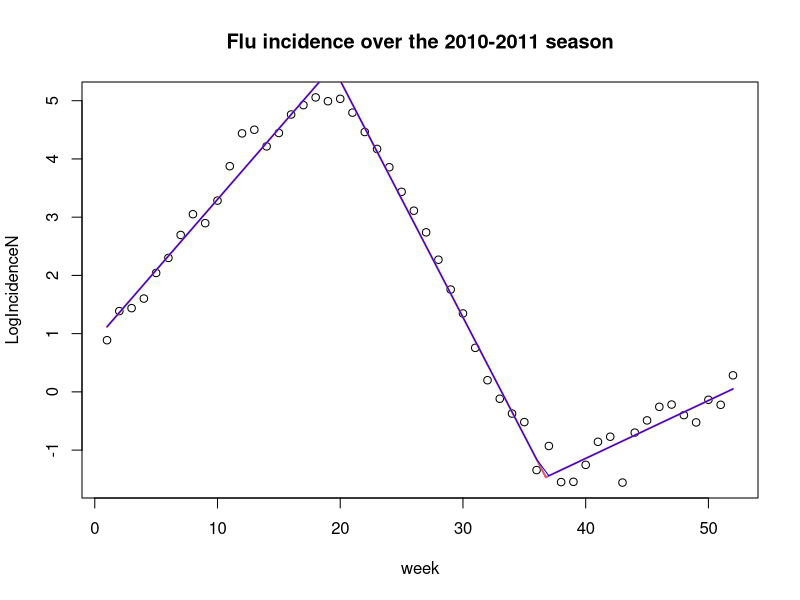
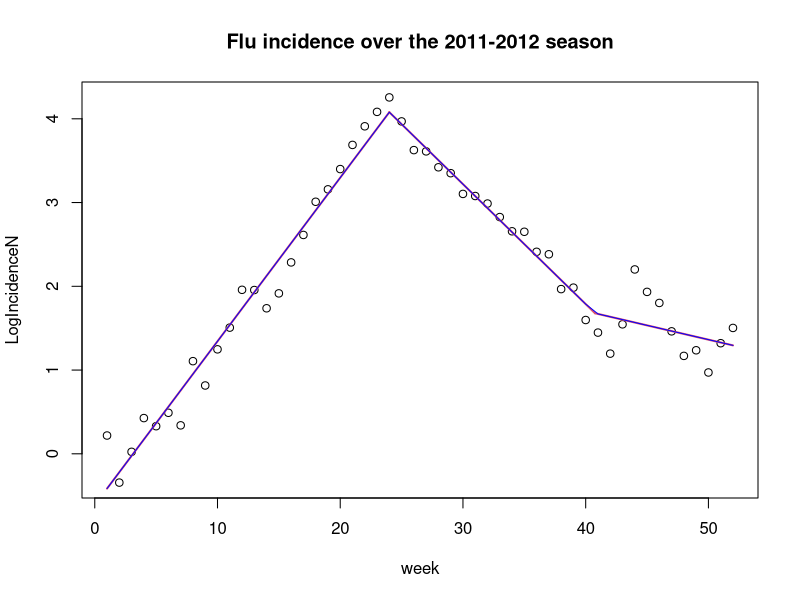
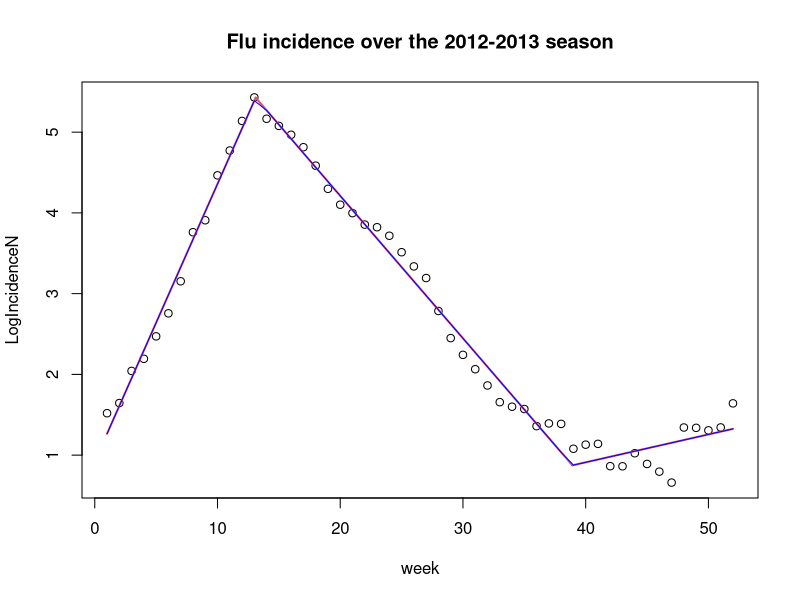
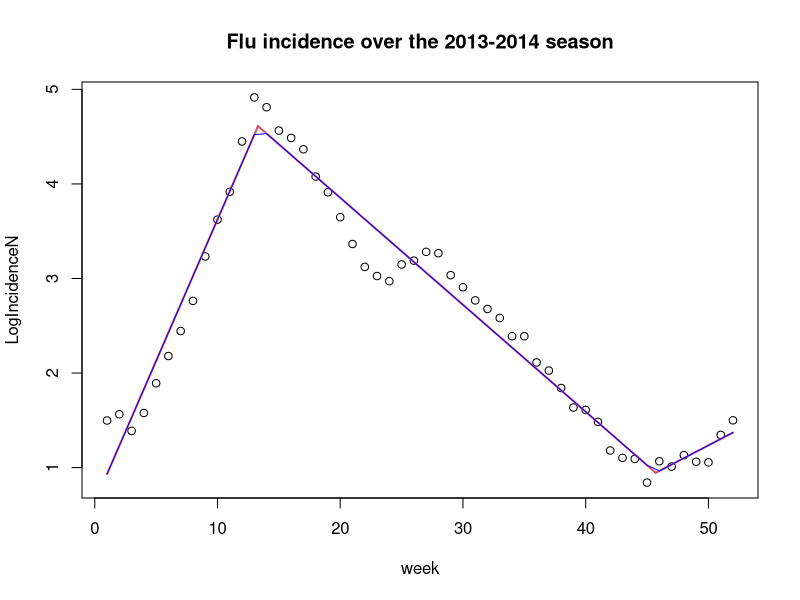
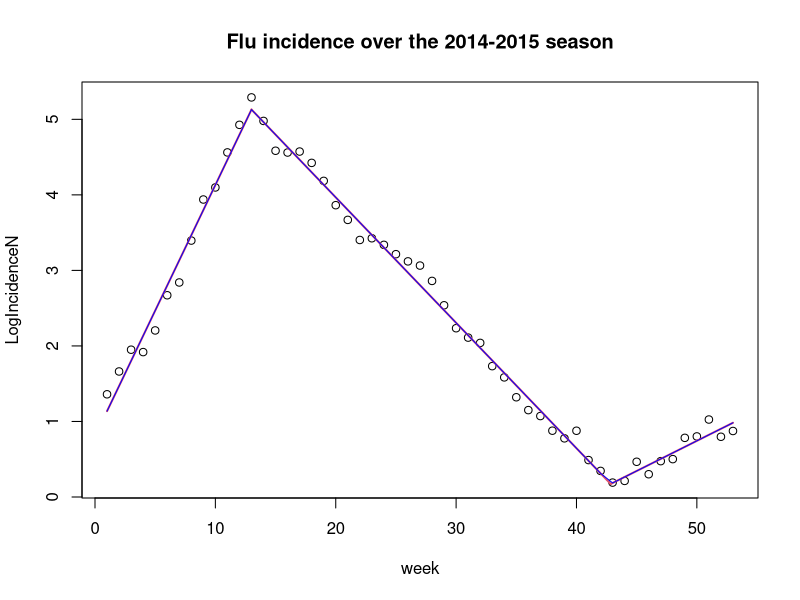
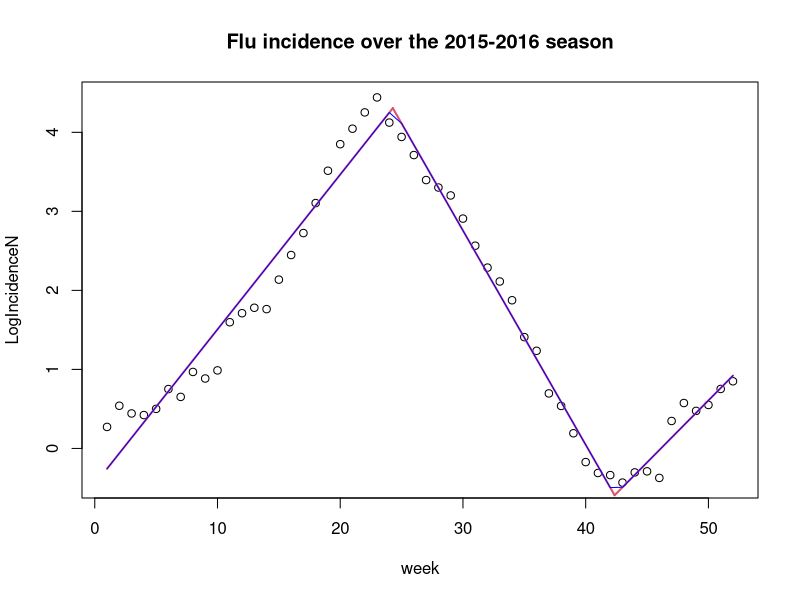
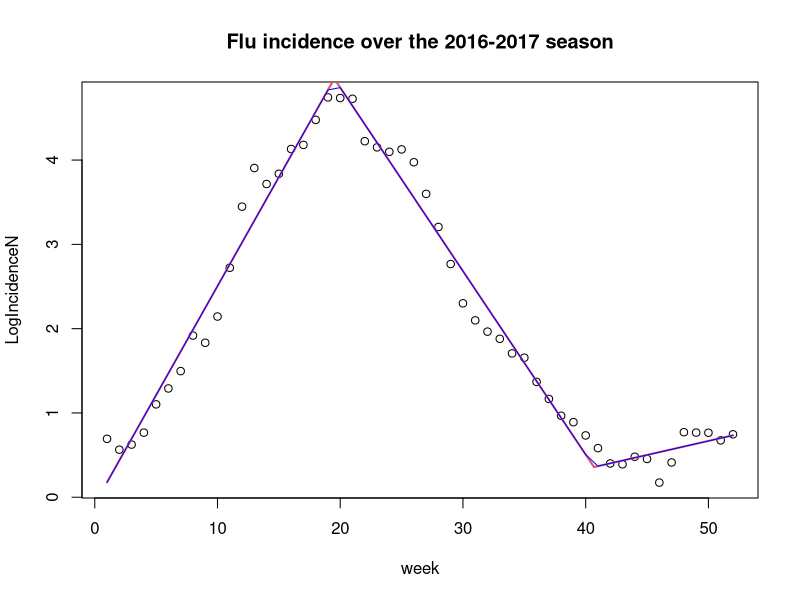
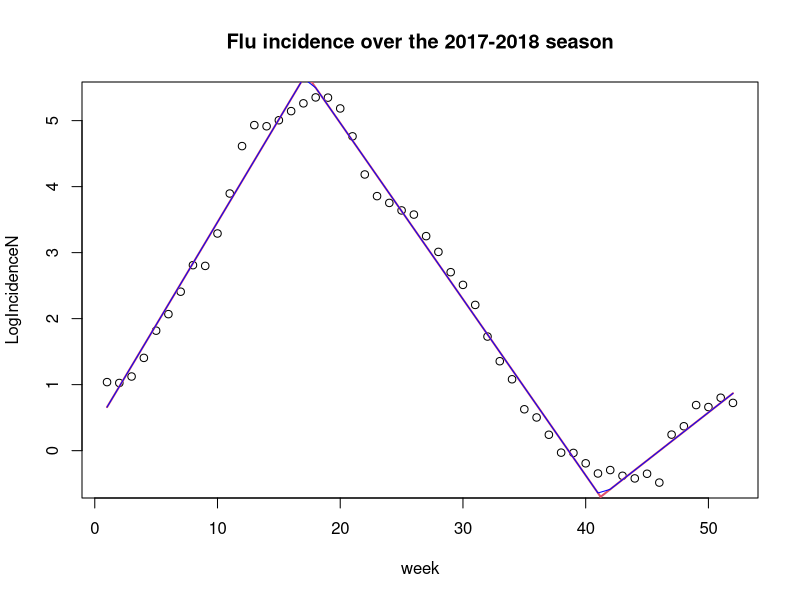

Write R code to recreate these figures, in order.
# Fitting a piecewise linear function to flu incidence

library(segmented)

# percent visits due to ILI
ILI <- read.csv("ILINetNat.csv", header=TRUE, skip = 1) 
# percent of flu tests positive post 2015
PercentPos1 <- read.csv("PercentPosNat(2016+).csv", header=TRUE, skip = 1) 
# percent of flu tests positive pre 2015
PercentPos2 <- read.csv("PercentPosNat(pre2016).csv", header=TRUE, skip = 1) 

# Note: we will call the 2014-2015 season the 2014 season, etc. 
# That is, the n season lasts from week 40 in year n to week 39 in year n+1

# start and end years
StartYear = 2010
EndYear = 2023
N = EndYear-StartYear
# vector to hold peak weeks, end weeks, and slopes
PeakWeek <- rep(0, N) 
EndWeek <- rep(0, N)
UpSlope <- rep(0, N)
DownSlope <- rep(0, N)
FlatSlope <- rep(0, N)
StartVal <- rep(0, N)
PeakVal <- rep(0, N)
EndVal <- rep(0, N)

# fit and plot data by year
for (n in StartYear:EndYear) {
  ILIn <- ILI[(ILI$YEAR==n & ILI$WEEK>=40) | (ILI$YEAR==n+1) & ILI$WEEK<40,]
  if (n<2015) {
    PercentPosn <- PercentPos2[(PercentPos2$YEAR==n & PercentPos2$WEEK>=40) | (PercentPos2$YEAR==n+1) & PercentPos2$WEEK<40,]
  }
  else{
    PercentPosn <- PercentPos1[(PercentPos1$YEAR==n & PercentPos1$WEEK>=40) | (PercentPos1$YEAR==n+1) & PercentPos1$WEEK<40,]
  }
  IncidenceN <- ILIn$X.UNWEIGHTED.ILI*PercentPosn$PERCENT.POSITIVE
  LogIncidenceN <- log(IncidenceN)
  week <- 1:nrow(ILIn)
  
  # first fit regular linear regression
  lmfitN <- lm(LogIncidenceN~week)
  
  #fit piecewise regression model to original model, estimating a breakpoint at week 20
  segmented.fitN <- segmented(lmfitN, seg.Z = ~week, npsi=2)
  
  #view summary of segmented model
  summary(segmented.fitN)
  
  #keep track of breakpoints (peak/end week), slopes
  sum <- summary.segmented(segmented.fitN)
  PeakWeek[n-StartYear+1] <- sum$psi[1,2]
  EndWeek[n-StartYear+1] <- sum$psi[2,2]
  UpSlope[n-StartYear+1] <- sum$coefficients[2,1]
  DownSlope[n-StartYear+1] <- sum$coefficients[2,1]+sum$coefficients[3,1]
  FlatSlope[n-StartYear+1] <- sum$coefficients[2,1]+sum$coefficients[3,1]+sum$coefficients[4,1]
  StartVal[n-StartYear+1] <- sum$coefficients[1,1]
  
  #calculate peak/end value
  PeakVal[n-StartYear+1] <- StartVal[n-StartYear+1]+UpSlope[n-StartYear+1]*PeakWeek[n-StartYear+1]
  EndVal[n-StartYear+1] <- PeakVal[n-StartYear+1]+DownSlope[n-StartYear+1]*(EndWeek[n-StartYear+1]-PeakWeek[n-StartYear+1])
  
  #plot original data
  plot(week, LogIncidenceN, main = sprintf("Flu incidence over the %i-%i season", n,n+1))
  
  #add segmented regression model
  plot(segmented.fitN, add=T)
  
  #plot lines from extracted parameters to check
  est <- rep(0, rev(week)[1])
  for (w in week) {
    if (w<PeakWeek[n-StartYear+1]){
      est[w]=StartVal[n-StartYear+1]+UpSlope[n-StartYear+1]*w
    }
    if (PeakWeek[n-StartYear+1]<w && w<EndWeek[n-StartYear+1]){
      est[w]=PeakVal[n-StartYear+1]+DownSlope[n-StartYear+1]*(w-PeakWeek[n-StartYear+1])
    }
    if (w>EndWeek[n-StartYear+1]){
      est[w]=EndVal[n-StartYear+1]+FlatSlope[n-StartYear+1]*(w-EndWeek[n-StartYear+1])
    }
  }
  lines(week,est,col='blue')
  }
